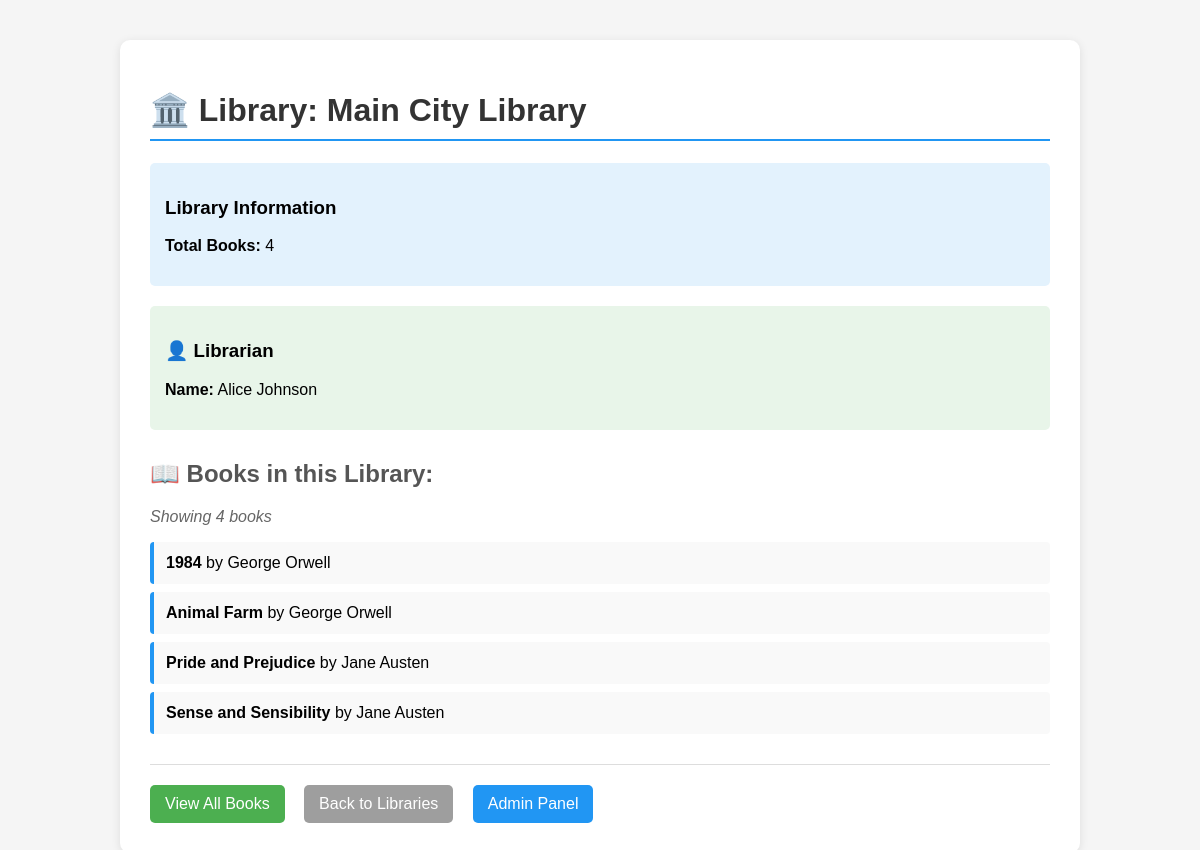
Screenshot of /library/3/ with the database file from the repository.
### relationship_app/models.py (models this page shows, shortened)
class Library(models.Model):
    name = models.CharField(max_length=100)
    books = models.ManyToManyField(Book, related_name='libraries')

class Librarian(models.Model):
    name = models.CharField(max_length=100)
    library = models.OneToOneField(Library, on_delete=models.CASCADE, related_name='librarian')

class Book(models.Model):
    title = models.CharField(max_length=200)
    author = models.ForeignKey(Author, on_delete=models.CASCADE, related_name='books')
    class Meta:
        permissions = [
            ("can_add_book", "Can add book"),
            ("can_change_book", "Can change book"),
            ("can_delete_book", "Can delete book"),
        ]

class Author(models.Model):
    name = models.CharField(max_length=100)

### relationship_app/views.py (the view)
# urls.py: path('library/<int:pk>/', views.LibraryDetailView.as_view(), name='library_detail'),
class LibraryDetailView(DetailView):
    model = Library
    template_name = 'relationship_app/library_detail.html'
    context_object_name = 'library'
    def get_context_data(self, **kwargs):
        context = super().get_context_data(**kwargs)
        return context

### relationship_app/templates/relationship_app/library_detail.html (shortened to what this page needs)
<!DOCTYPE html>
<html lang="en">
<head>
</head>
<body>
    <div class="container">
        <h1>🏛️ Library: {{ library.name }}</h1>
        <div class="library-info">
            <h3>Library Information</h3>
            <p><strong>Total Books:</strong> {{ library.books.count }}</p>
        </div>
        {% if library.librarian %}
        <div class="librarian-info">
            <h3>👤 Librarian</h3>
            <p><strong>Name:</strong> {{ library.librarian.name }}</p>
        </div>
        {% endif %}
        <h2>📖 Books in this Library:</h2>
        <p class="book-count">Showing {{ library.books.count }} books</p>
        <ul>
            {% for book in library.books.all %}
            <li>
                <strong>{{ book.title }}</strong>
                by {{ book.author.name }}
            </li>
            {% empty %}
            <li>No books available in this library.</li>
            {% endfor %}
        </ul>
        <div class="navigation">
            <a href="{% url 'relationship_app:book-list' %}" class="nav-link">View All Books</a>
            <a href="{% url 'relationship_app:library-list' %}" class="nav-link secondary">Back to Libraries</a>
            <a href="/admin" class="nav-link" style="background: #2196F3;">Admin Panel</a>
        </div>
    </div>
</body>
</html>

### relationship_app/templates/relationship_app/library_detail.html (style rules this page uses)
body { font-family: Arial, sans-serif; margin: 40px; background-color: #f5f5f5; }
.container { max-width: 900px; margin: 0 auto; background: white; padding: 30px; border-radius: 10px; box-shadow: 0 2px 10px rgba(0, 0, 0, 0.1); }
h1 { color: #333; border-bottom: 2px solid #2196F3; padding-bottom: 10px; }
h2 { color: #555; margin-top: 30px; }
.library-info { background: #e3f2fd; padding: 15px; border-radius: 5px; margin: 20px 0; }
.librarian-info { background: #e8f5e9; padding: 15px; border-radius: 5px; margin: 20px 0; }
ul { list-style-type: none; padding: 0; }
li { padding: 12px; margin: 8px 0; background: #f9f9f9; border-left: 4px solid #2196F3; border-radius: 4px; }
.book-count { color: #666; font-style: italic; }
.navigation { margin-top: 30px; padding-top: 20px; border-top: 1px solid #ddd; }
.nav-link { display: inline-block; margin-right: 15px; padding: 10px 15px; background: #4CAF50; color: white; text-decoration: none; border-radius: 5px; }
.nav-link.secondary { background: #9E9E9E; }

### rows the page displays
Library: name "Main City Library", books.count "4", librarian.name "Alice Johnson"
Book: title "1984", author.name "George Orwell"
Book: title "Animal Farm", author.name "George Orwell"
Book: title "Pride and Prejudice", author.name "Jane Austen"
Book: title "Sense and Sensibility", author.name "Jane Austen"
